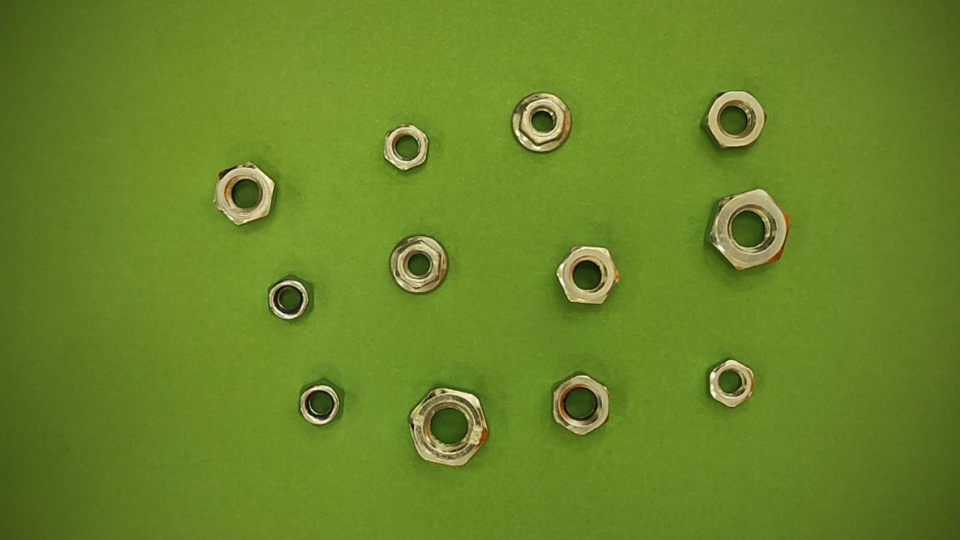
#> input picture nuts/Camo Snapshot 2024-07-17 - 13-55-17.jpg, 1920 x 1080 px, found by its file name (shown at 1/2 size); its folder holds 4 pictures in this run
$ python imagecrop.py
#> lines starting #> are read from the running program, lines starting #| are printed output that depends on the picture
import cv2
import numpy as np
import os
import shutil

# Dosya pathlerini ayarla
path_nut = r"C:/python/InternshipTask/nutscrew1/Images/nuts"
path_screw = r"C:/python/InternshipTask/nutscrew1/Images/screws"
path_output = r"C:/python/InternshipTask/nutscrew1"

# Kırpılmış resimler için geçici klasörler
temp_nut_path = os.path.join(path_output, "temp_nut")
temp_screw_path = os.path.join(path_output, "temp_screw")

# Nihai kırpılmış resimler için klasörler
output_nut_path = os.path.join(path_output, "cropnut")
output_screw_path = os.path.join(path_output, "cropscrew")

# Klasörleri boşalt ve oluştur
def clear_and_create_folder(folder_path):
    if os.path.exists(folder_path):
        shutil.rmtree(folder_path)
    os.makedirs(folder_path)

clear_and_create_folder(temp_nut_path)
clear_and_create_folder(temp_screw_path)
clear_and_create_folder(output_nut_path)
clear_and_create_folder(output_screw_path)

# Görüntü kırpma fonksiyonu
def crop_images(input_path, temp_path, prefix):
#> called with prefix = 'n'
    image_files = [f for f in os.listdir(input_path) if os.path.isfile(os.path.join(input_path, f))]

    for index, image_file in enumerate(image_files):
        img_path = os.path.join(input_path, image_file)
        img = cv2.imread(img_path)
#> img is the input picture: shape (1080, 1920, 3); mean B, G, R 39.6, 133, 104.3

        if img is None:
            continue

        height, width, _ = img.shape
#> height = 1080; width = 1920

        # Kenarlardan kırpma oranı
        crop_percent = 0.1  # %10 oranında kenarlardan kırp

        # Kırpma boyutlarını hesapla
        x_crop = int(width * crop_percent)
#> x_crop = 192
        y_crop = int(height * crop_percent)
#> y_crop = 108

        # Resmi kırp
        cropped_img = img[y_crop:height-y_crop, x_crop:width-x_crop]
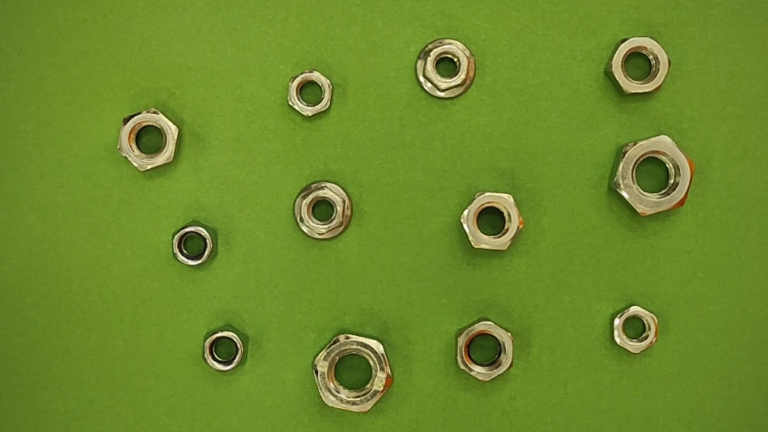
#> cropped_img: shape (864, 1536, 3) (shown at 1/2 size); mean B, G, R 42.4, 138.3, 109

        crop_file_name = f"{prefix}{index+1}.jpg"
        crop_file_path = os.path.join(temp_path, crop_file_name)

        cv2.imwrite(crop_file_path, cropped_img)
#> pass 2 of the loop in crop_images, `for index, image_file in enumerate(image_files):`:
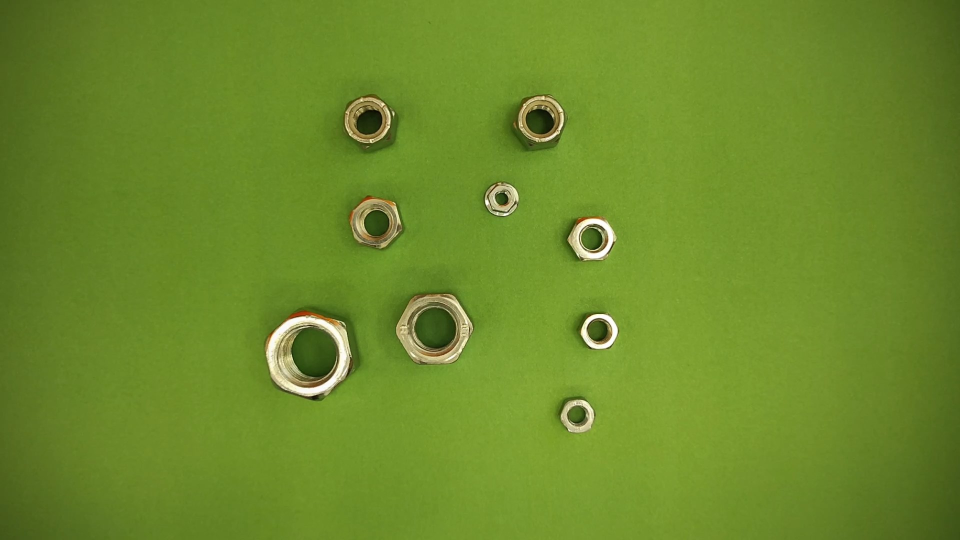
#> input picture nuts/Camo Snapshot 2024-07-17 - 13-59-20.jpg, 1920 x 1080 px, found by its file name (shown at 1/2 size)
#> in crop_images, img is the input picture: shape (1080, 1920, 3); mean B, G, R 42.2, 138.8, 108.2
#> in crop_images, `cropped_img = img[y_crop:height-y_crop, x_crop:width-x_crop]`:
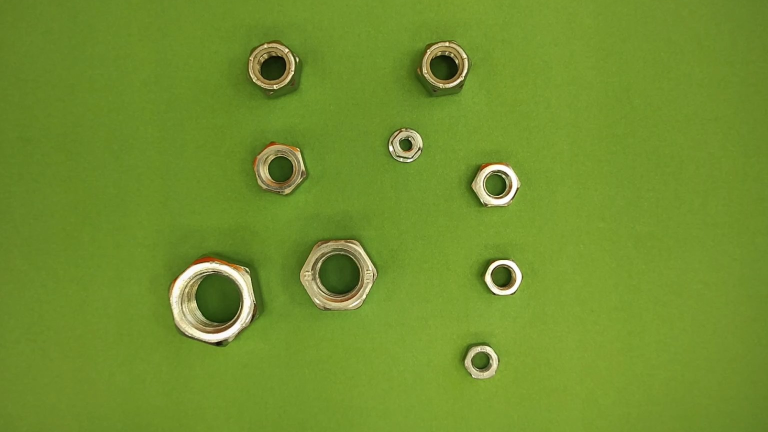
#> cropped_img: shape (864, 1536, 3) (shown at 1/2 size); mean B, G, R 45, 144.8, 113.2
#> pass 3 of the loop in crop_images, `for index, image_file in enumerate(image_files):`:
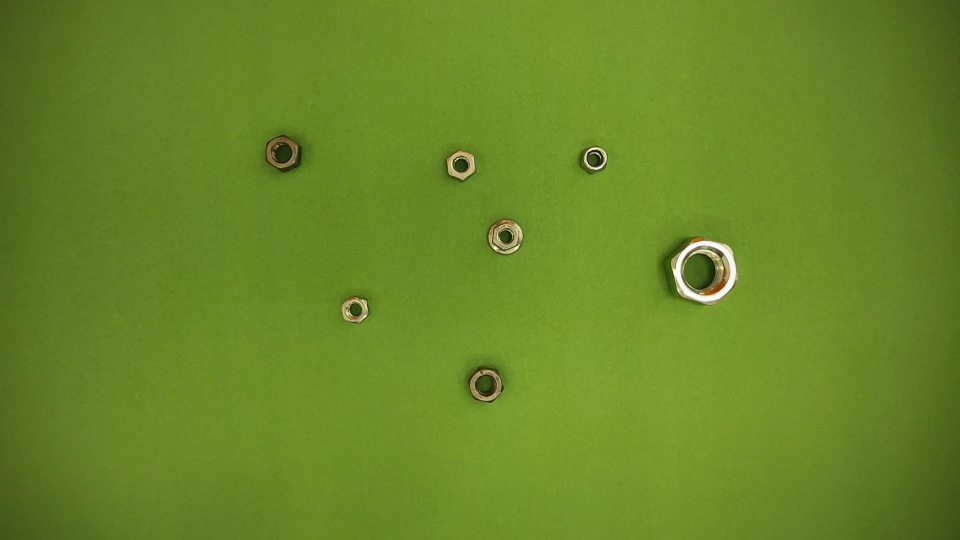
#> input picture nuts/Camo Snapshot 2024-07-17 - 14-00-20.jpg, 1920 x 1080 px, found by its file name (shown at 1/2 size)
#> in crop_images, img is the input picture: shape (1080, 1920, 3); mean B, G, R 39, 135.3, 104.3
#> in crop_images, `cropped_img = img[y_crop:height-y_crop, x_crop:width-x_crop]`:
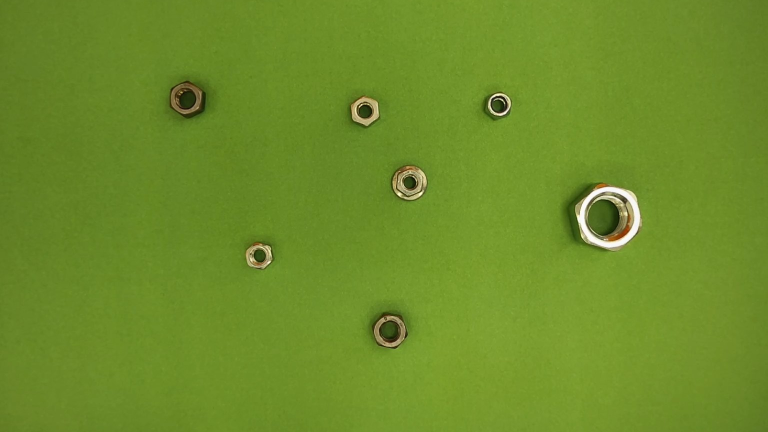
#> cropped_img: shape (864, 1536, 3) (shown at 1/2 size); mean B, G, R 41, 141.3, 108.9
#> the loop made 4 passes; the first 3 are shown

# Görüntü işleme ve kırpma fonksiyonu
# [46 lines left out: function process_images, not called in this run]

# Nuts resimlerini kırp ve geçici klasöre kaydet
crop_images(path_nut, temp_nut_path, "n")

# Screws resimlerini kırp ve geçici klasöre kaydet
crop_images(path_screw, temp_screw_path, "s")
#> (the run stopped early here; a loop or call above may not have finished)
